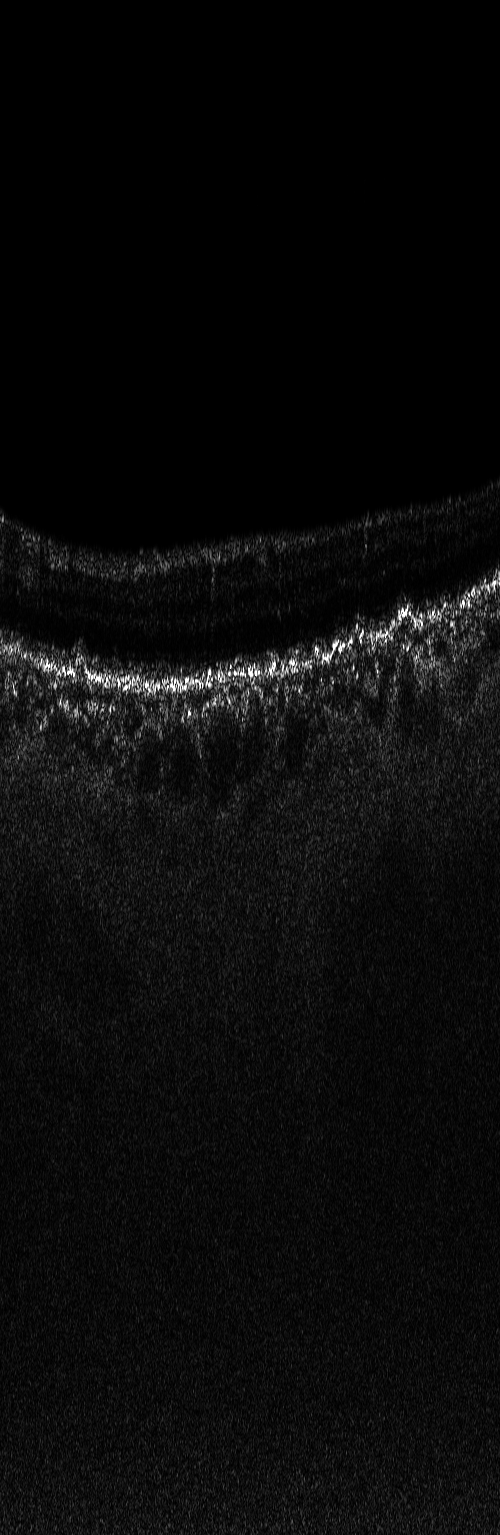
#> input picture Reference.png, 500 x 1535 px
$ python -i GAsel.py   (imports and definitions only)
#> lines starting #> are read from the running program, lines starting #| are printed output that depends on the picture; after the words box and inside, x2 and y2 are one past the last pixel; in counts of white or black regions, pixels touching at a corner belong together
import cv2
import numpy as np
import os


def remove_small_objects(binary_img, min_size):
    # Find all connected components
    num_labels, labels, stats, centroids = cv2.connectedComponentsWithStats(
        binary_img, connectivity=8)

    # Create a new image to store the result
    result = np.zeros_like(binary_img)

    # Loop through all components (excluding the background which is label 0)
    for label in range(1, num_labels):
        if stats[label, cv2.CC_STAT_AREA] >= min_size:
            result[labels == label] = 255

    return result
def detect_ga_area(image_path, otsu_bias=0, min_object_size=100):
#> called with image_path = 'Reference.png', otsu_bias = 0, min_object_size = 100
    img = cv2.imread(image_path, cv2.IMREAD_GRAYSCALE)
#> img is the input picture: shape (1535, 500); min 0, max 255, mean 10.9

    # Apply Gaussian blur to reduce noise
    blurred = cv2.GaussianBlur(img, (5, 5), 0)
    # Apply Otsu's thresholding
    otsu_thresh, _ = cv2.threshold(blurred, 0, 255,
                                   cv2.THRESH_BINARY + cv2.THRESH_OTSU)
#> otsu_thresh = 46

    # Apply bias to Otsu's threshold
    final_thresh = otsu_thresh + otsu_bias
#> final_thresh = 46

    # Apply the biased threshold
    _, thresh = cv2.threshold(blurred, final_thresh, 255, cv2.THRESH_BINARY)
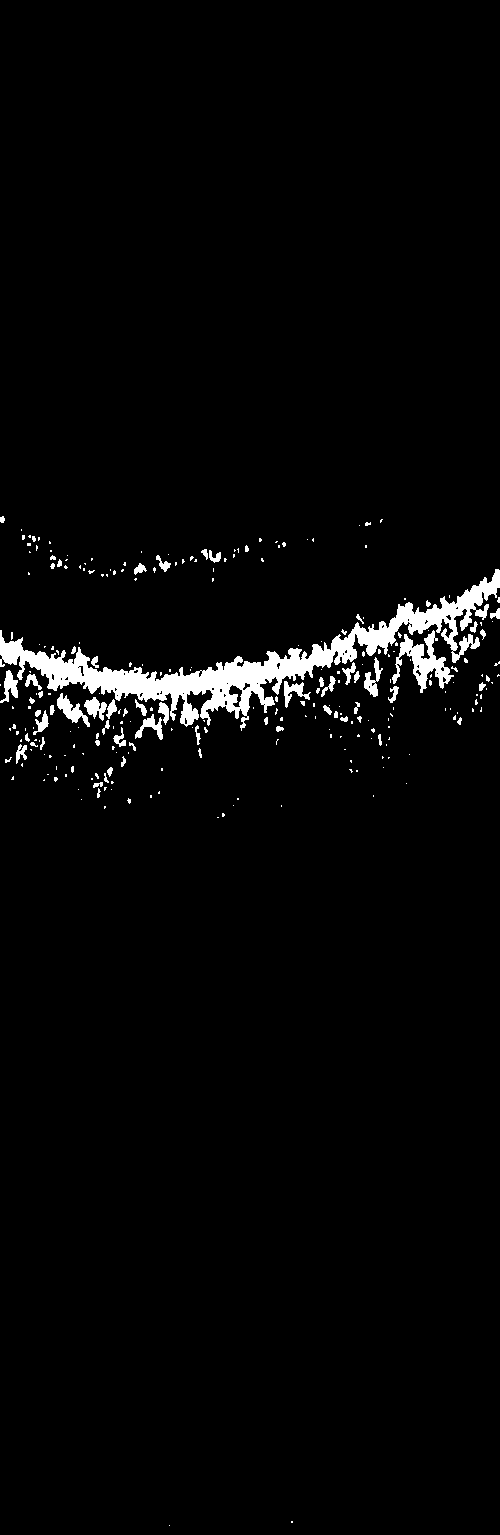
#> thresh: shape (1535, 500); 2.8% white; 270 white regions (206 under 20 px), largest, box (x1, y1, x2, y2) and area: (0, 569, 500, 731) 13853, (392, 630, 454, 693) 1403, (57, 693, 90, 727) 424

    thresh_cleaned = remove_small_objects(thresh, min_object_size)
#> in remove_small_objects, `num_labels, labels, stats, centroids = cv2.connectedComponentsWithStat..`:
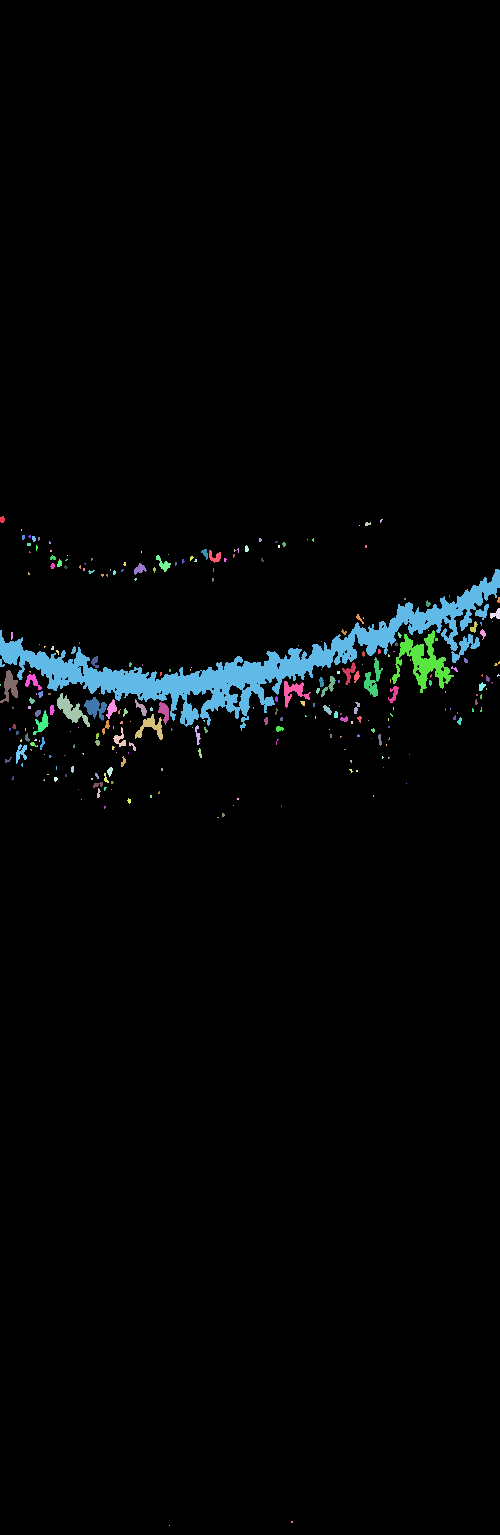
#> labels: shape (1535, 500) int32; 271 distinct labels, from 0 to 270; one colour per label, 0 black
#> in remove_small_objects, `num_labels, labels, stats, centroids = cv2.connectedComponentsWithStat..`: num_labels = 271; stats = 271 rows, first 6: [0, 0, 500, 1535, 746292], [0, 516, 5, 7, 28], [380, 519, 3, 4, 7], [365, 522, 6, 4, 18], [359, 525, 1, 1, 1], [21, 529, 1, 2, 2]; centroids = 271 pairs, first value 0 to 498.3, second value 519.1 to 1525
#> after the loop in remove_small_objects, `for label in range(1, num_labels):`:
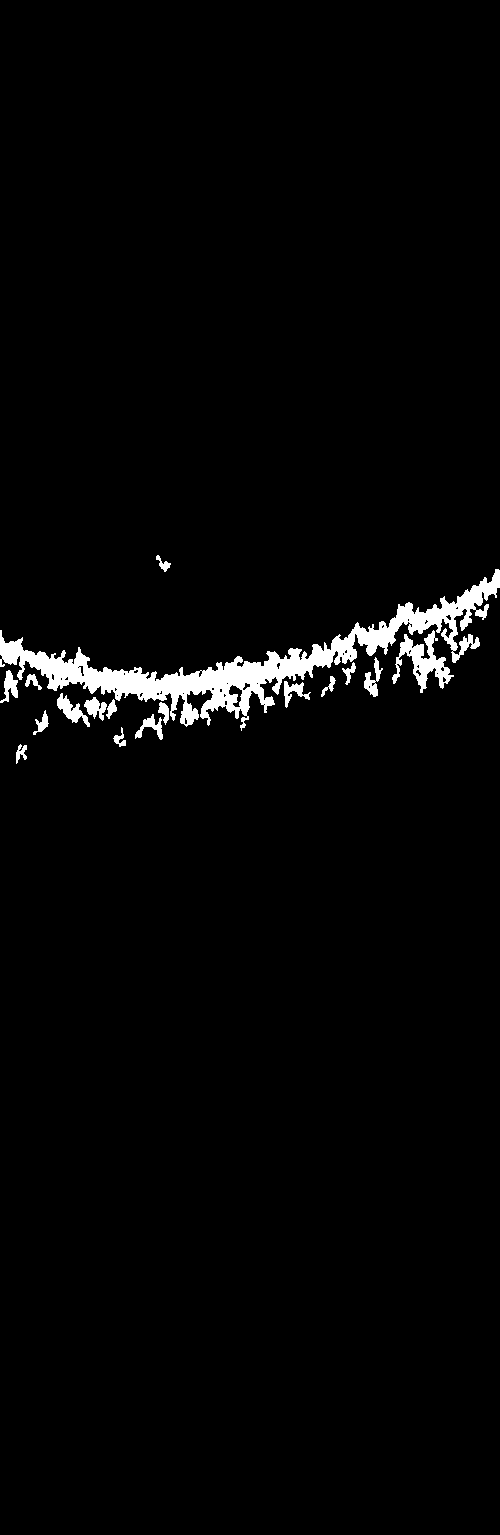
#> result: shape (1535, 500); 2.4% white; 17 white regions

    # Find contours
    contours, _ = cv2.findContours(thresh_cleaned, cv2.RETR_EXTERNAL,
                                   cv2.CHAIN_APPROX_SIMPLE)
#> contours = 17 contours; largest, box (x1, y1, x2, y2) and area: (0, 569, 500, 731) 12915, (392, 630, 454, 693) 1257, (57, 693, 90, 727) 362, (364, 657, 383, 697) 253, (84, 697, 107, 721) 246

    # Calculate total area of all contours in pixels
    total_area_pixels = sum(cv2.contourArea(contour) for contour in contours)
#> total_area_pixels = 16524.5

    # Calculate the conversion factor
    # Image size: 500x500 pixels
    # Scanning area: 6mm x 6mm
    pixels_per_mm = 500 / 6  # pixels per mm
    mm2_per_pixel = (1 / pixels_per_mm) ** 2  # mm² per pixel

    # Convert pixel area to mm²
    total_area_mm2 = total_area_pixels * mm2_per_pixel
#> total_area_mm2 = 2.38

    # Create a binary mask
    mask = np.zeros(img.shape, dtype=np.uint8)
    cv2.drawContours(mask, contours, -1, (255),
                     -1)  # Fill all contours with white
#> mask: shape (1535, 500); 2.4% white; 17 white regions, largest, box (x1, y1, x2, y2) and area: (0, 569, 500, 731) 14189, (392, 630, 454, 693) 1448, (57, 693, 90, 727) 424

    # Draw all contours on the original image
    img_color = cv2.cvtColor(img, cv2.COLOR_GRAY2BGR)
    cv2.drawContours(img_color, contours, -1, (0, 255, 0), 2)
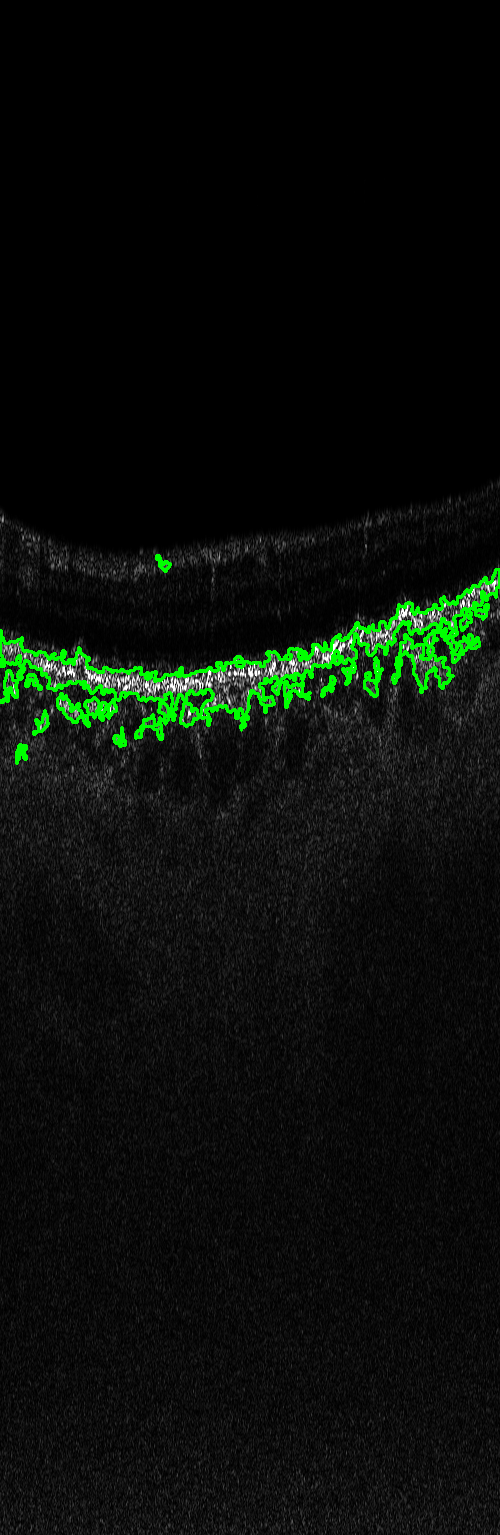
#> img_color: shape (1535, 500, 3); 1.84% of pixels changed, all inside (x1, y1, x2, y2) = (0, 554, 500, 765)

    # Get the directory and filename of the source image
    dir_path = os.path.dirname(image_path)
    file_name = os.path.splitext(os.path.basename(image_path))[0]

    # Save the result image
    result_path = os.path.join(dir_path, f"{file_name}_result.jpg")
    cv2.imwrite(result_path, img_color)

    # Save the binary mask
    mask_path = os.path.join(dir_path, f"{file_name}_ga_mask.png")
    cv2.imwrite(mask_path, mask)

    return total_area_pixels, total_area_mm2, mask, result_path, mask_path


# [7 lines of commented-out code are left out]

>>> result = detect_ga_area('Reference.png')
#> result = 5 items
